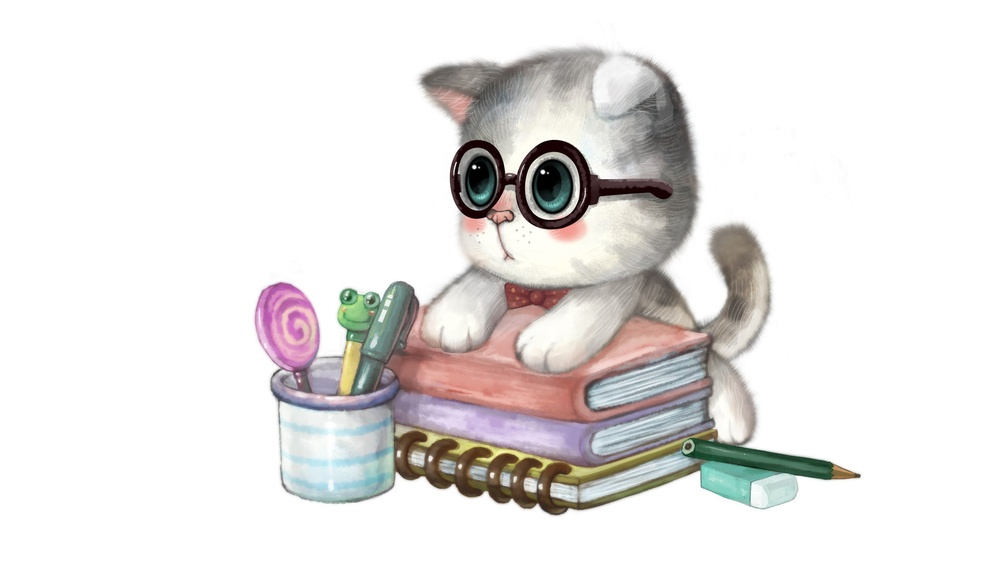
//> input picture opencv_cpp/1.jpg, 1000 x 562 px, shrunk from 1920 x 1080 before the run
$ ./不均匀灰度直方图   (built with g++ and OpenCV 4)
//> lines starting //> are read from the running program, lines starting //| are printed output that depends on the picture
#include "opencv2/opencv.hpp"
#include<iostream>
using namespace cv;
using namespace std;

void main()
{
	Mat img = imread("E:\\Visual Studio 2010\\Projects\\opencv\\opencv\\1.jpg", 0);
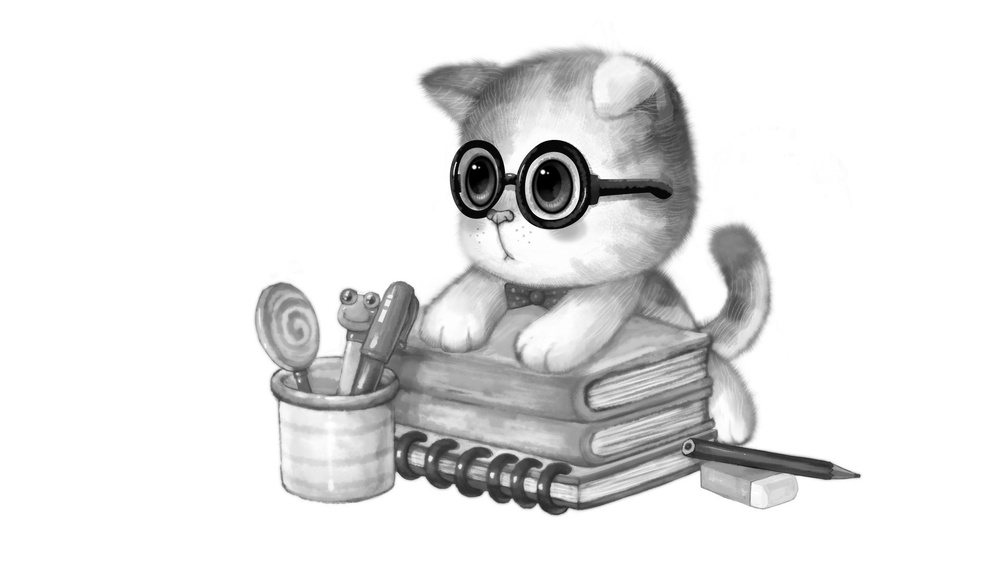
//> img: 562 rows x 1000 cols, CV_8UC1; min 0, max 255, mean 228.4
	imshow("src", img);

	Mat dstHist;
	int channels = 0;
	int histSize[1] = { 5 };
	float hranges[6] = { 0,50,100,150,200,256 };
	const float* ranges[1] = { hranges };
	int size = 256;
	//计算直方图
	calcHist(&img, 1, &channels, Mat(), dstHist, 1, histSize, ranges, false);
//> dstHist = [6456, 18656, 36088, 50427, 450373]

	int scale = 1;
	Mat dstImg(size*scale, size, CV_8UC3, Scalar(0));
	double minValue = 0;
	double maxValue = 0;
	minMaxLoc(dstHist, &minValue, &maxValue, 0, 0);
//> minValue = 6456; maxValue = 450373
	int hpt = saturate_cast<int>(0.9*size);//设置最大值并防止溢出
	int j = 0;
	for (int i = 0; i < 5; i++)
	{
		float binValue = dstHist.at<float>(i);
		cout << "i=" << i << "---Value=" << binValue << endl;
		int realValue = saturate_cast<int>(binValue*hpt / maxValue);
		rectangle(dstImg, Point(j*scale, size - 1), Point((j + 20)*scale - 1, size - realValue), Scalar(0, 255, 0), -1);
		j += 35;
	}
//> this loop made 5 passes
//> (binValue, realValue) on passes 1 to 5: (6456, 3), (18656, 10), (36088, 18), (50427, 26), (450373, 230)
//| i=0---Value=6456
//| i=1---Value=18656
//| i=2---Value=36088
//| i=3---Value=50427
//| i=4---Value=450373
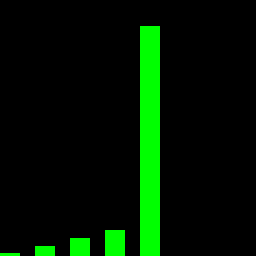
//> dstImg: 256 rows x 256 cols, CV_8UC3; mean B, G, R 0, 22.3, 0
//> after the loop, j = 175

	imshow("Histogram", dstImg);
	waitKey(0);
	destroyAllWindows();

}

$ run again, with opencv_cpp/0.jpg copied over opencv_cpp/1.jpg
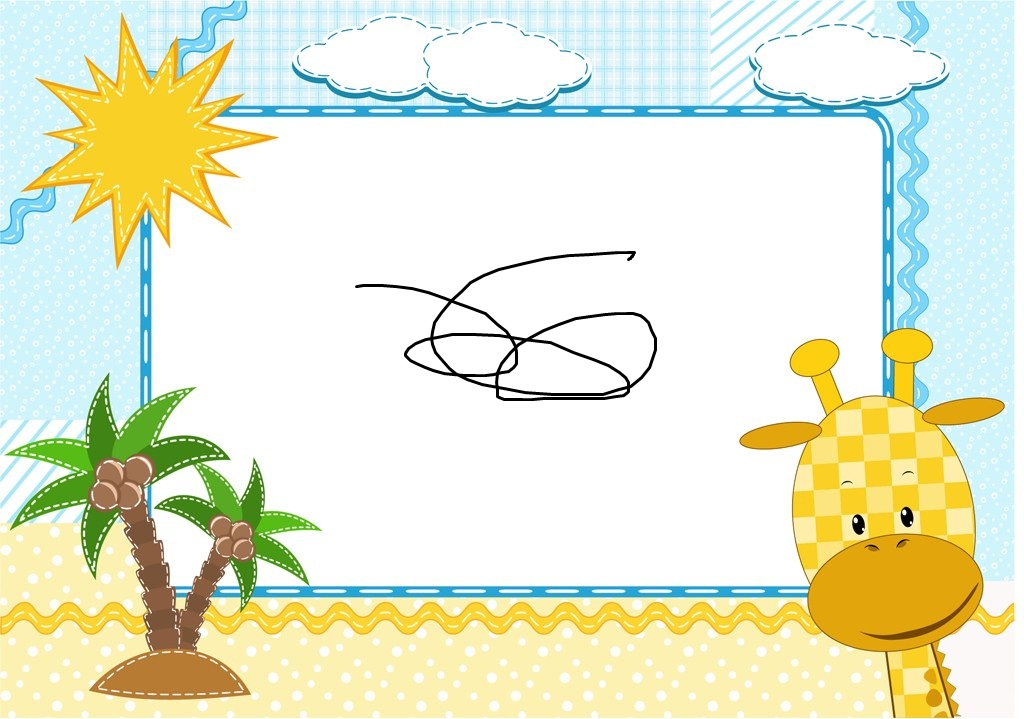
//> input picture opencv_cpp/0.jpg, 1024 x 719 px
//> `Mat img = imread("E:\\Visual Studio 2010\\Projects\\opencv\\opencv\\1...`:
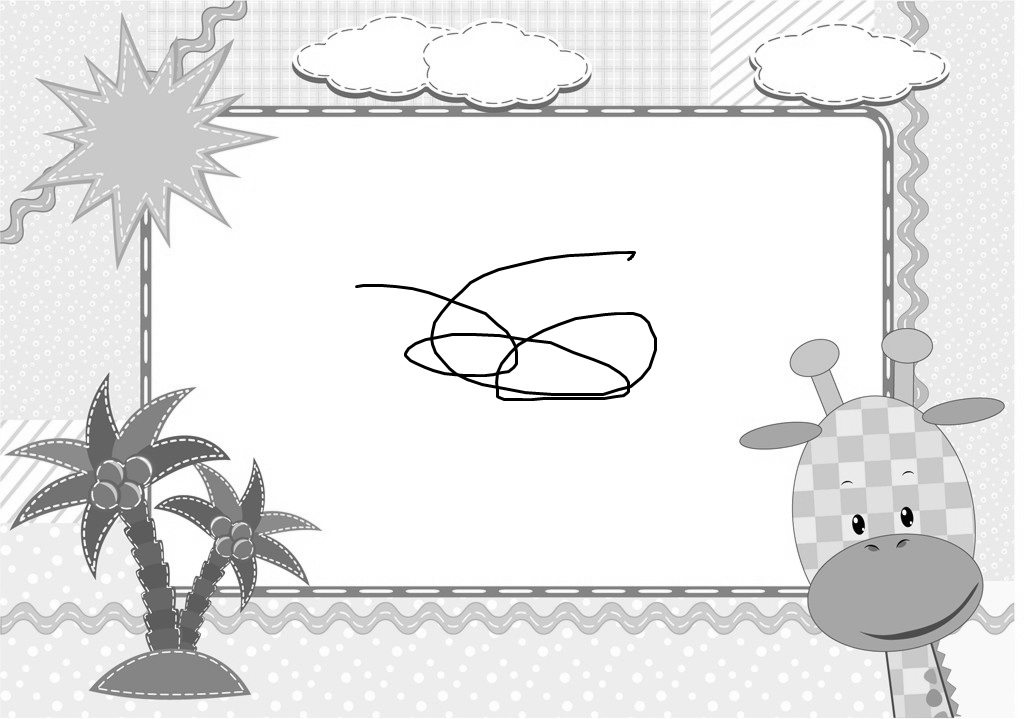
//> img: 719 rows x 1024 cols, CV_8UC1; min 0, max 255, mean 230.1
//> dstHist = [3857, 9755, 39844, 49654, 633146]
//> minValue = 3857; maxValue = 633146
//> the loop `for (int i = 0; i < 5; i++)` made 5 passes
//> (binValue, realValue) on passes 1 to 5: (3857, 1), (9755, 4), (39844, 14), (49654, 18), (633146, 230)
//> (printed output is left out)
//> after the loop `for (int i = 0; i < 5; i++)`:
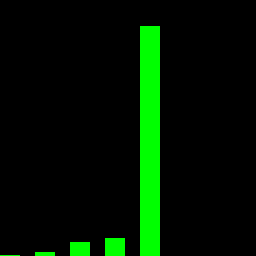
//> dstImg: 256 rows x 256 cols, CV_8UC3; mean B, G, R 0, 20.8, 0
//> after the loop `for (int i = 0; i < 5; i++)`: j = 175

$ run again, with opencv_cpp/10.jpg copied over opencv_cpp/1.jpg
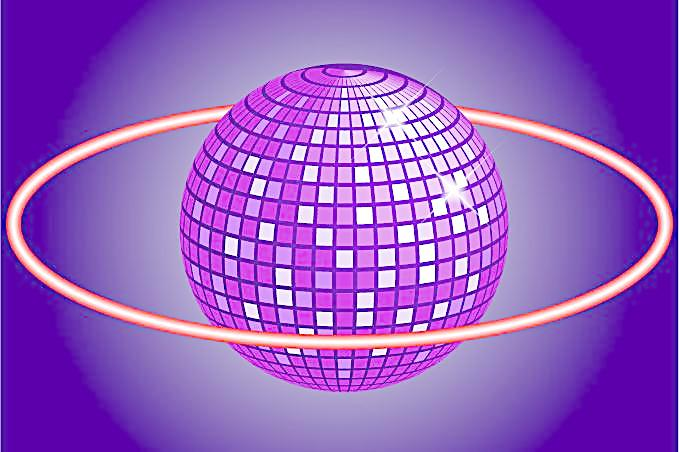
//> input picture opencv_cpp/10.jpg, 679 x 452 px
//> `Mat img = imread("E:\\Visual Studio 2010\\Projects\\opencv\\opencv\\1...`:
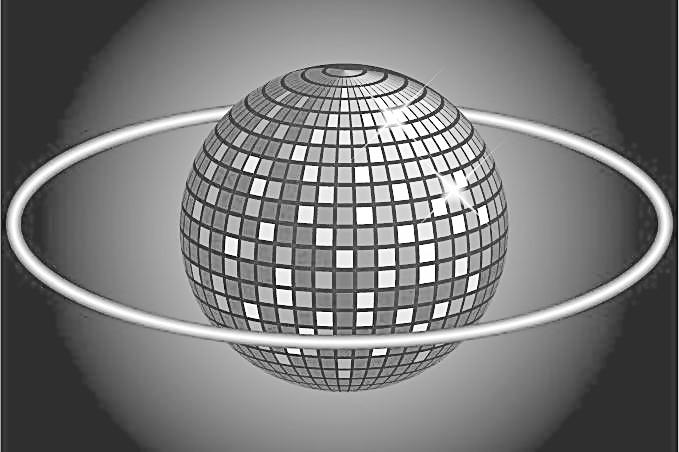
//> img: 452 rows x 679 cols, CV_8UC1; min 0, max 255, mean 119.6
//> dstHist = [59585, 60280, 93627, 63077, 30339]
//> minValue = 30339; maxValue = 93627
//> the loop `for (int i = 0; i < 5; i++)` made 5 passes
//> (binValue, realValue) on passes 1 to 5: (59585, 146), (60280, 148), (93627, 230), (63077, 155), (30339, 75)
//> (printed output is left out)
//> after the loop `for (int i = 0; i < 5; i++)`:
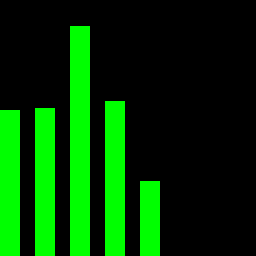
//> dstImg: 256 rows x 256 cols, CV_8UC3; mean B, G, R 0, 58.7, 0
//> after the loop `for (int i = 0; i < 5; i++)`: j = 175

$ run again, with opencv_cpp/11.jpg copied over opencv_cpp/1.jpg
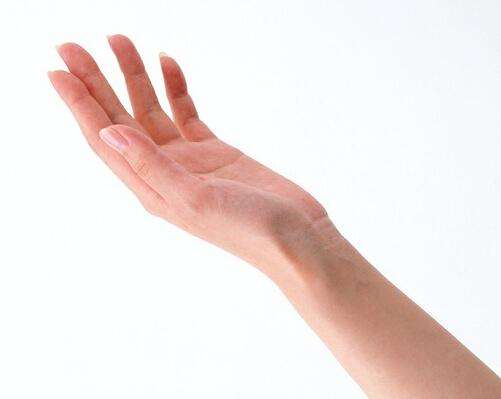
//> input picture opencv_cpp/11.jpg, 501 x 399 px
//> `Mat img = imread("E:\\Visual Studio 2010\\Projects\\opencv\\opencv\\1...`:
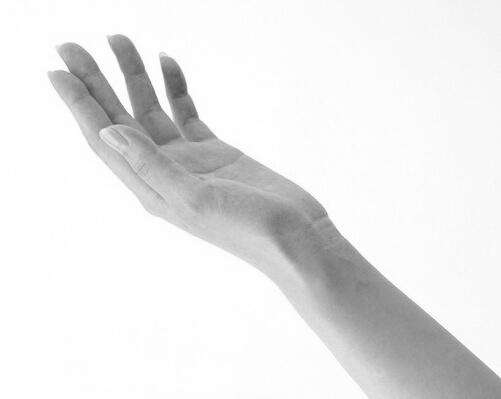
//> img: 399 rows x 501 cols, CV_8UC1; min 75, max 255, mean 232.4
//> dstHist = [0, 244, 15003, 22634, 162018]
//> maxValue = 162018
//> the loop `for (int i = 0; i < 5; i++)` made 5 passes
//> (binValue, realValue) on passes 1 to 5: (0, 0), (244, 0), (15003, 21), (22634, 32), (162018, 230)
//> (printed output is left out)
//> after the loop `for (int i = 0; i < 5; i++)`:
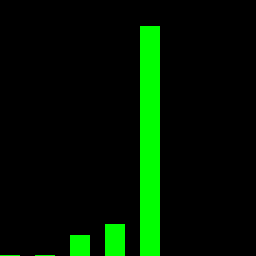
//> dstImg: 256 rows x 256 cols, CV_8UC3; mean B, G, R 0, 22.2, 0
//> after the loop `for (int i = 0; i < 5; i++)`: j = 175
